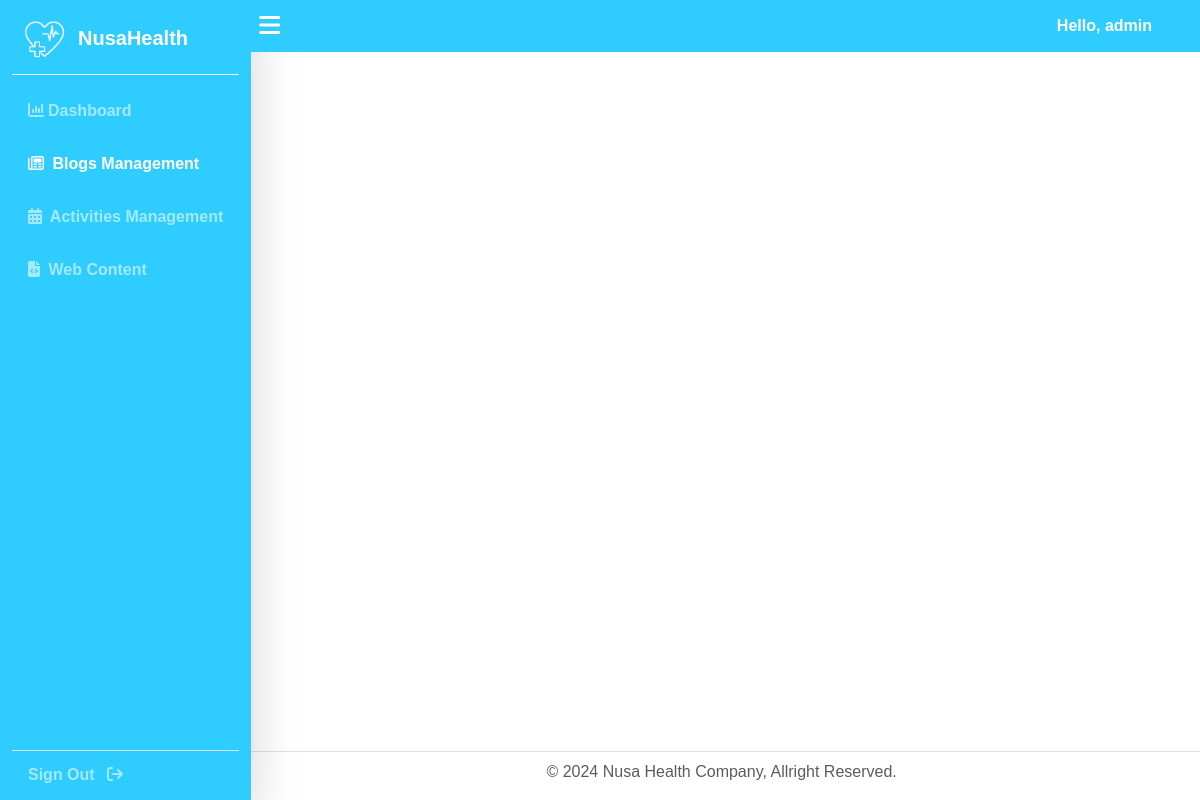
The app's page /dashboard/blogs-management/update/13 (signed in), older data.
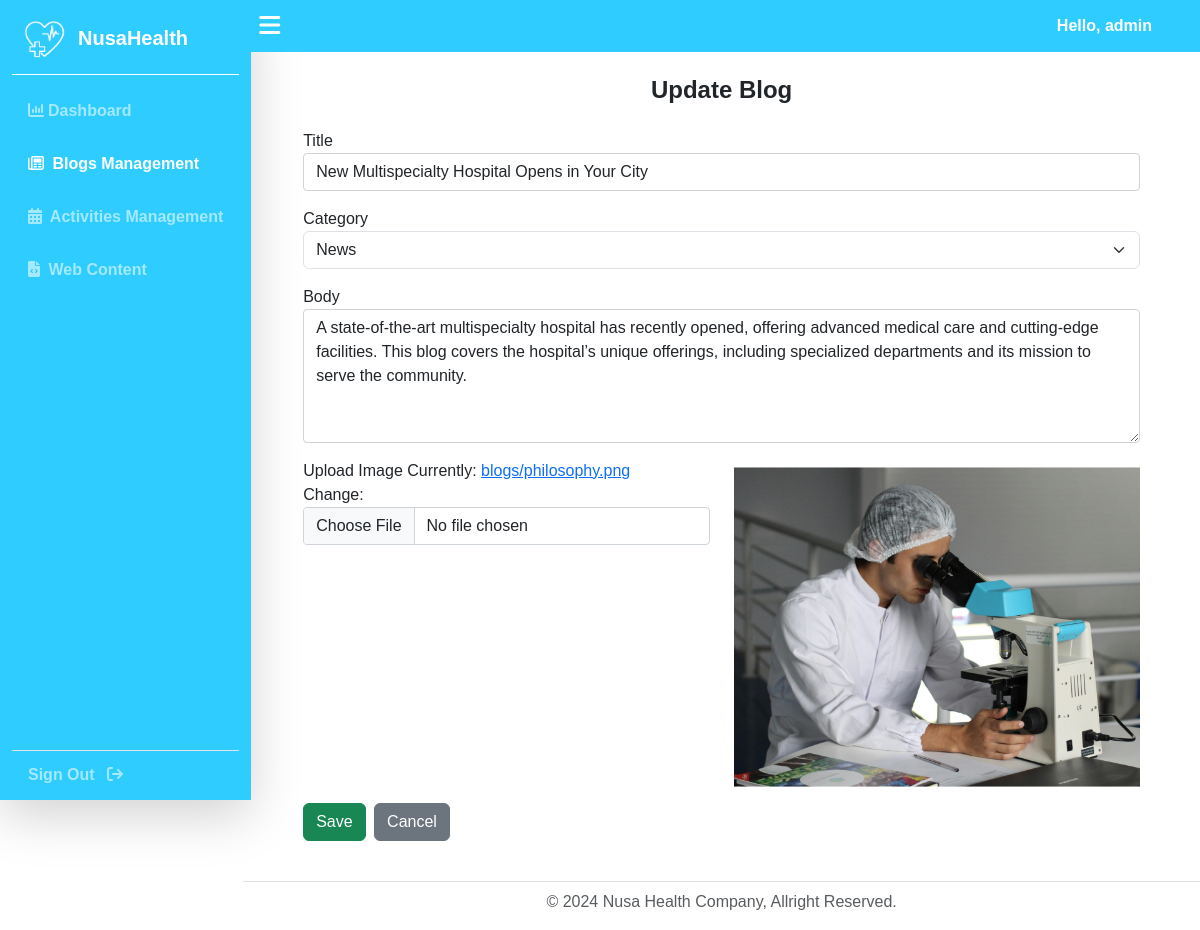
The same page, newer data.
### NusaHealthApp/models.py (models this page shows, shortened)
class Blogs(models.Model):
    STATUS_CHOICES = (
        ('draft', 'Draft'),
        ('published', 'Published'),
    )
    CATEGORIES = (
        ('technology', 'Technology'),
        ('sports', 'Sports'),
        ('health', 'Health'),
        ('science', 'Science'),
        ('services', 'Services'),
        ('news', 'News'),
        ('diseases', 'Diseases'),
        ('events', 'Events'),
        ('education', 'Education'),
        ('lifestyle', 'LifeStyle'),
        ('medicine', 'Medicine'),
    )
    title = models.CharField(max_length=250)
    body = models.TextField()
    image = models.ImageField(upload_to='blogs/', help_text="Upload image")
    author = models.ForeignKey(User, related_name='blog_posts', on_delete=models.CASCADE)
    category = models.CharField(max_length=100, choices=CATEGORIES, default='health')
    objects = models.Manager()
    published = PublishedManager()
    slug = models.SlugField(max_length=250, unique_for_date='publish')
    publish = models.DateTimeField(default=timezone.now)
    created = models.DateTimeField(auto_now_add=True)
    updated = models.DateTimeField(auto_now=True)
    status = models.CharField(max_length=10, choices=STATUS_CHOICES, default='published')
    class Meta:
        ordering = ('-publish',)

### NusaHealthApp/views.py (the view, shortened to what this page needs)
# urls.py: path('dashboard/blogs-management/update/<int:blog_id>', views.BlogsManagementUpdate, name='blogs-management-update'),
@admin_required()
def BlogsManagementUpdate(request, blog_id):
    logo_instance = Logo.objects.first()
    blog_instance = Blogs.objects.filter(id=blog_id).first()
    context = {
        'section': 'blogs-management',
        'action': 'update',
        'logo': logo_instance,
        'form': BlogForm(instance=blog_instance),
        'blog': blog_instance
    }
    return render(request, 'Dashboard/blogs-management-form.html', context)

### NusaHealthApp/forms.py (shortened to what this page needs)
class BlogForm(forms.ModelForm):
    class Meta:
        model = Blogs
        fields = ['title', 'category', 'body', 'image']
        widgets = {
            'title': forms.TextInput(attrs={'class': 'form-control', 'placeholder': 'Enter title', 'id': 'title'}),
            'category': forms.Select(attrs={'class': 'form-select', 'id': 'category'}),
            'body': forms.Textarea(attrs={'class': 'form-control', 'placeholder': 'Write your content here', 'rows': 5, 'id': 'body'}),
            'image': forms.ClearableFileInput(attrs={'class': 'form-control', 'id': 'image'}),
        }

### NusaHealthApp/templates/Dashboard/blogs-management-form.html (shortened to what this page needs)
{% extends "Dashboard/base.html" %}
{% load static %}
{% block content %}
{% if not blog and action == 'update'%}
    <script>
        function ErrorPopUp(message){
            Swal.fire({
                icon: 'error',
                title: 'Access Denied',
                text: message,
                confirmButtonText: 'Ok',
                confirmButtonColor: '#dc3545',
            }).then(() => {
                window.location.href = "{% url 'blogs-management' %}";
            });
        }
        ErrorPopUp("Blog not found");
    </script>
{% else %}
    <div class="container pb-3">
        <div class="w-100 py-3">
            <h4 class="text-center fw-bold">
                {% if action == 'add' %}
                    Add New
                {% else %}
                    Update
                {% endif %}
                Blog
            </h4>
        </div>
        <div class="px-5 pb-4">
            <form method="post" id="blog-form" enctype="multipart/form-data">
                <div class="mb-3">
                    <label for="title" class="">Title</label>
                    {{ form.title }}
                </div>
                <div class="mb-3">
                    <label for="tags" class="">Category</label>
                    {{ form.category }}
                </div>
                <div class="mb-3">
                    <label for="body" class="">Body</label>
                    {{ form.body }}
                </div>
                <div class="mb-3 row">
                    <div class="col-md-6">
                        <label for="image" class="">Upload Image</label>
                        {{ form.image }}
                    </div>
                    <div class="col-md-6">
                        {% if blog and blog.image %}
                            <img id="imageNow" src="{{ blog.image.url }}" alt="Blog Image" class="mt-2 now w-100">
                        {% else %}
                            <p id="imagePlaceholder" class="mt-2 text-muted mt-4 pt-1">No Blog Image uploaded</p>
                        {% endif %}
                    </div>
                </div>
                <button type="submit" class="btn btn-success">Save</button>
                <button id="btn-cancel" class="btn btn-secondary ms-1">Cancel</button>
            </form>
        </div>
    </div>
{% endif %}
{% endblock %}

Row changes from the older to the newer data that the page shows:
added Blogs: title "New Multispecialty Hospital Opens in Your City", category "News", body "A state-of-the-art multispecialty hospital has recently opened, offering advanced medical care and cutting-edge facilities. This blog covers the hospital’s unique offerings, including specialized departments and its mission to serve the community.", image (picture)
Text that changed along with them:
text now shown: "Update Blog Title Category Body Upload Image Currently: blogs/philosophy.png Change: Save Cancel"
